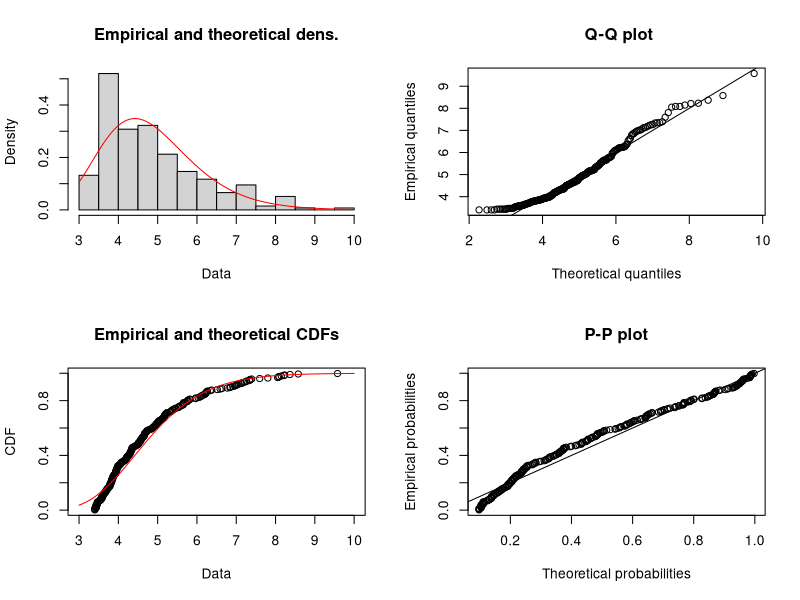
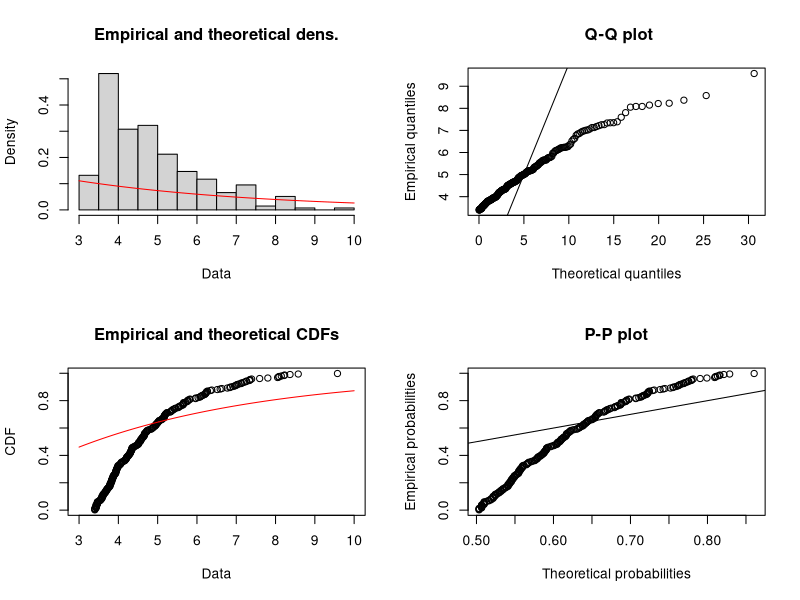
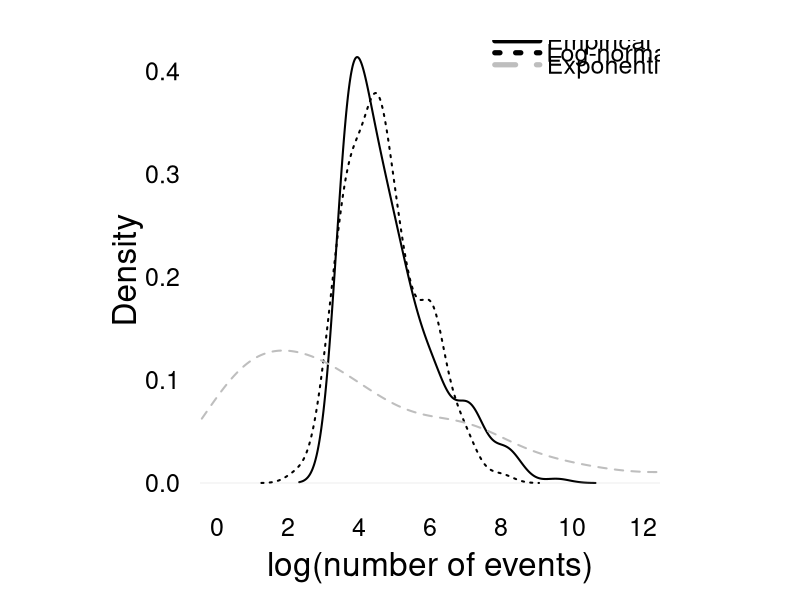

These charts were generated, in order, by the following R code:
### SCRIPT INFO ###############################################################
# Purpose:      Fit distribution to empirical data number of events
# Date created: 09 July 2020
# Last update:  09 July 2020

### 1. LOAD LIBRARIES AND DATA ################################################
library(data.table)
library(fitdistrplus)

# Data online available at:
# https://github.com/CommonEconomist/replication-material/tree/master/david-vs-goliath
d <- fread("fitted-values.csv") 
x <- log(d$N)

### 2. FIT DISTRIBUTION #######################################################
#lognormal
logn <- fitdist(x, "lnorm", method = "mme")
plot(logn)

#exponential
expo <- fitdist(x, "exp", method = "mme")
plot(expo)

#simulate data
logn_sim <- rlnorm(length(x), 
                   meanlog = logn$estimate[1],
                   sdlog = logn$estimate[2])

expo_sim <- rexp(length(x), rate = expo$estimate[1])

### 3. PLOT DATA ##############################################################
par(mar = c(5,5,2,2), bty = "n", las = 1, pty = "s", cex.lab=2)

#plot
plot(density(x), lwd = 2, xlim = c(0, 12), axes = FALSE, 
     xlab = "log(number of events)", ylab = "Density", main = "")
lines(density(logn_sim), lty = 3, lwd = 2)
lines(density(expo_sim), lty = 2, lwd = 2, col = "grey")

#axes
axis(1, tick = FALSE, cex.axis = 1.5)
axis(2, tick = FALSE, cex.axis = 1.5)

#legend
legend(10, .45,legend=c("Empirical","Log-normal", "Exponential"),
       col=c("black","black", "grey"),
       text.width=.4,lty=c(1,3, 2),bty="n",lwd=5,
       y.intersp=c(0.4),x.intersp=c(.3),xjust=1,cex=1.5)

###---FIN---###
